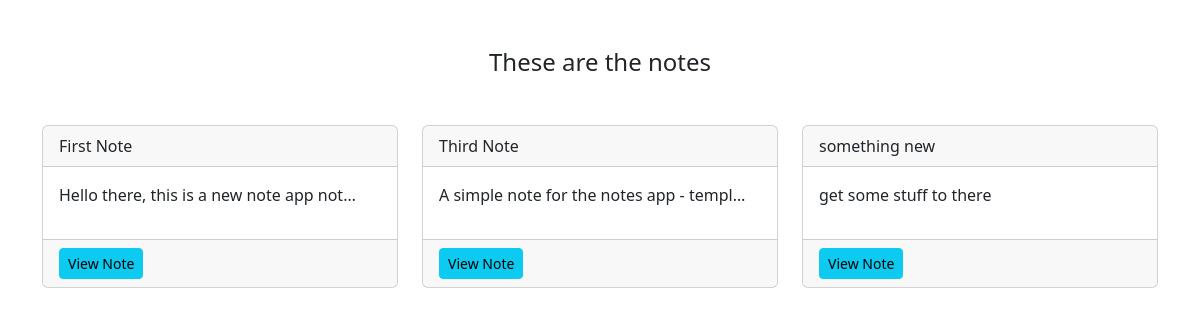
Before: /smart/notes/ with the older database file.
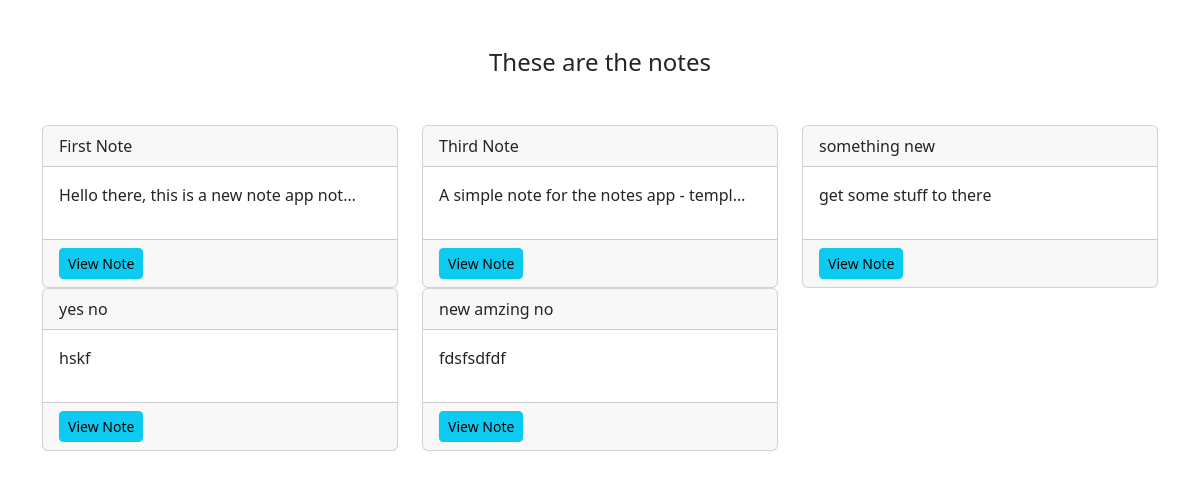
After: the same page with the newer database file.
### notes/models.py (models this page shows)
class Notes(models.Model):
    title = models.CharField(max_length=200)
    text = models.TextField()
    created = models.DateTimeField(auto_now_add=True)

### notes/views.py (the view)
# urls.py: path('notes/', views.NotesListView.as_view(), name="notes.list"),
class NotesListView(ListView):
    model = Notes
    context_object_name = "notes"

### notes/templates/notes/notes_list.html
{% extends 'base.html' %}
{% load static %}
{% block content %}
<div class="row">
    <div class="col">
        <div class="notes_list_heading text-center mb-5">
            <h1 class="fs-4">These are the notes</h1>
        </div>
    </div>
</div>
<div class="row">
    {% for note in notes %}
    <div class="col-md-4">
        <div class="card">
            <div class="card-header">{{note.title}}</div>
            <div class="card-body">
                <p>{{note.text|truncatechars:40}}</p>
            </div>
            <div class="card-footer">
                <a href="{% url 'notes.detail' pk=note.id %}" class="btn btn-info btn-sm">View Note</a>
            </div>
        </div>
    </div>
    {% endfor %}
</div>
{% endblock %}

### static/templates/base.html (shortened to what this page needs)
{% load static %}
<!DOCTYPE html>
<html lang="en">
<head>
    <link rel="stylesheet" href="https://cdn.jsdelivr.net/npm/bootstrap@5.3.3/dist/css/bootstrap.min.css">
</head>
<body>
    <div class="container my-5">
    {% block content %}
    {% endblock %}
    </div>
</body>
</html>

Changed rows visible on the page:
added Notes: title "yes no", text "hskf"
added Notes: title "new amzing no", text "fdsfsdfdf"
